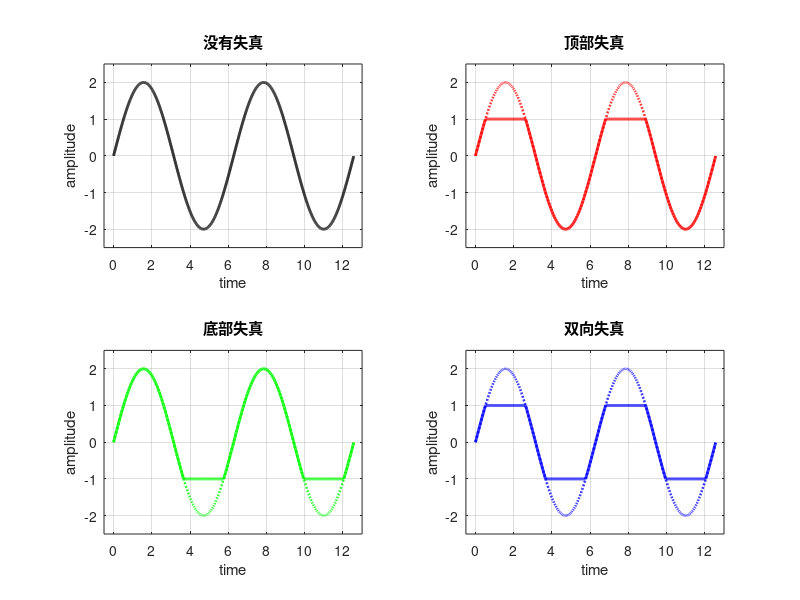

Write MATLAB code to recreate this figure.
%% 生成四种失真波形，并将其保存
clc;clear;close all;
t = 0:0.01:4*pi; threshold = 1.0;
y_none = 2*sin(t); % 设置无失真(为虚线)
y_up = y_none; y_up(y_up > threshold) = threshold; % 设置为顶部失真
y_down = y_none; y_down(y_down < -threshold) = -threshold; % 设置为底部失真
y_bi = y_down; y_bi(y_bi > threshold) = threshold; % 设置为双向失真


%% 绘制图形
figure(1);
subplot(221); plot(t, y_none, 'k', 'LineWidth',2); grid on; 
xlabel('time'); ylabel('amplitude'); title('没有失真');
xlim([-0.5, 13]); ylim([-2.5,2.5]);

subplot(222); plot(t, y_none, 'r:', 'LineWidth',1.8); grid on;
hold on; plot(t, y_up, 'r', 'LineWidth',2); grid on;
xlabel('time'); ylabel('amplitude'); title('顶部失真');
xlim([-0.5, 13]); ylim([-2.5,2.5]);

subplot(223); plot(t, y_none, 'g:', 'LineWidth',1.8); grid on;
hold on; plot(t, y_down, 'g', 'LineWidth',2); grid on;
xlabel('time'); ylabel('amplitude'); title('底部失真');
xlim([-0.5, 13]); ylim([-2.5,2.5]);

subplot(224); plot(t, y_none, 'b:', 'LineWidth',1.8); grid on;
hold on; plot(t, y_bi, 'b', 'LineWidth',2); grid on;
xlabel('time'); ylabel('amplitude'); title('双向失真');
xlim([-0.5, 13]); ylim([-2.5,2.5]);
